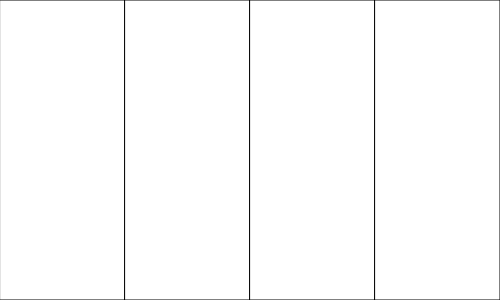
Frame 1 (no input)
Frame 60 (no input): identical to frame 1, image omitted
Frame 120 (the mouse pressed at the canvas centre since frame 60): identical to frame 1, image omitted

The p5.js sketch that drew this single still picture (run headless with seeded random() and noise() and a simulated clock; from frame 60 on, the mouse is pressed at the canvas centre):

// p5.js sketch
// ── sketch.js
// wk2 rewrite-sketch-v1
let canvasx = 500;
let canvasy = 300;
// defining canvas dimensions as variables
function setup() {
  createCanvas(canvasx, canvasy);
  background(255)
  let quarterx = canvasx/4;
  // defining rectangle width 
  //as a quarter of canvas width
  
  //let rect3x = quarterx*2;
  //let rect4x = quarterx*3;
  // unnecessary variables
  
  rect(0,0,quarterx,canvasy);
  rect(quarterx,0,quarterx,canvasy);
  rect(quarterx*2,0,quarterx,canvasy);
  rect(quarterx*3,0,quarterx,canvasy);
}

function draw() {
  
}
